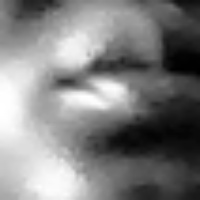
#> input picture dataset/Dorathy/Dorathy_000.jpg, 200 x 200 px, given in place of the camera
$ python train_model_opencv.py
#> lines starting #> are read from the running program, lines starting #| are printed output that depends on the picture
import cv2
import numpy as np
import os

print("🔥 Face Training Tool (Fixed Preprocessing)")
print("===========================================")

name = input("Enter the person's FULL name (exactly as before): ").strip()
#> the answer given: dataset/Dorathy/Dorathy_000.jpg
if not name:
    print("❌ Name cannot be empty!")
    exit()

person_folder = f"dataset/{name}"
os.makedirs(person_folder, exist_ok=True)

print(f"\n📸 Capturing more photos for → {name}")
print("Move your head slowly (left/right/up/down) + try different expressions")
print("Press 'Q' when done\n")

cap = cv2.VideoCapture(0, cv2.CAP_DSHOW)
cap.set(cv2.CAP_PROP_FRAME_WIDTH, 640)
cap.set(cv2.CAP_PROP_FRAME_HEIGHT, 480)

face_cascade = cv2.CascadeClassifier(cv2.data.haarcascades + "haarcascade_frontalface_default.xml")

count = 0
while count < 150:          # ← Increased to 150 for better accuracy
    ret, frame = cap.read()
#> frame is the input picture: shape (200, 200, 3); min 0, max 255, mean 128.3
    if not ret:
        break

    gray = cv2.cvtColor(frame, cv2.COLOR_BGR2GRAY)
    faces = face_cascade.detectMultiScale(gray, 1.2, 6)
#> faces = ()

    for (x, y, w, h) in faces:
        # EXACT same preprocessing as your live code
        roi = gray[y:y + h, x:x + w]
        roi = cv2.equalizeHist(roi)          # ← This was missing!
        roi = cv2.resize(roi, (200, 200))

        cv2.rectangle(frame, (x, y), (x + w, y + h), (0, 255, 0), 2)
        cv2.putText(frame, f"Capturing {count+1}/150", (x, y - 10),
                    cv2.FONT_HERSHEY_SIMPLEX, 0.8, (0, 255, 0), 2)

        cv2.imwrite(f"{person_folder}/{name}_{count:03d}.jpg", roi)
        count += 1
#> this loop made 0 passes
#> after the loop, count = 0

    cv2.imshow("Training - Press Q to stop", frame)
    if cv2.waitKey(1) & 0xFF == ord('q') or count >= 150:
#> (key q is pressed here)
        break

cap.release()
cv2.destroyAllWindows()

print(f"\n✅ Captured {count} images for {name}")
#| ✅ Captured 0 images for dataset/Dorathy/Dorathy_000.jpg

# ====================== TRAIN ======================
print("🔄 Training model with correct preprocessing...")

images = []
labels_list = []
label_map = {}
label_id = 0

for person_name in os.listdir("dataset"):
    folder = f"dataset/{person_name}"
    if not os.path.isdir(folder):
        continue

    label_map[label_id] = person_name
    for file in os.listdir(folder):
        img = cv2.imread(f"{folder}/{file}", cv2.IMREAD_GRAYSCALE)
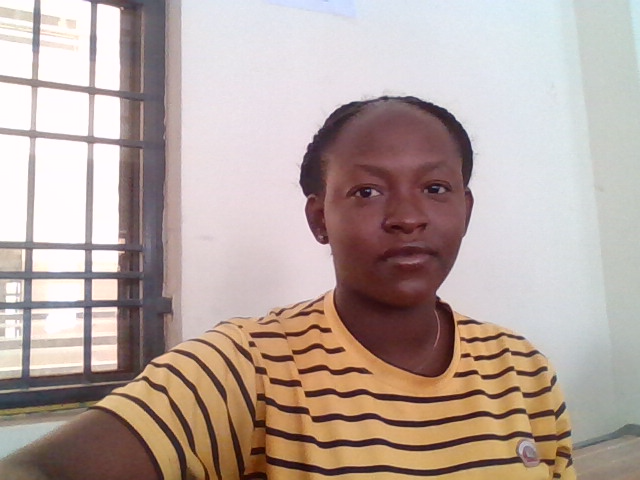
#> input picture dataset/Alex/0.png, 640 x 480 px
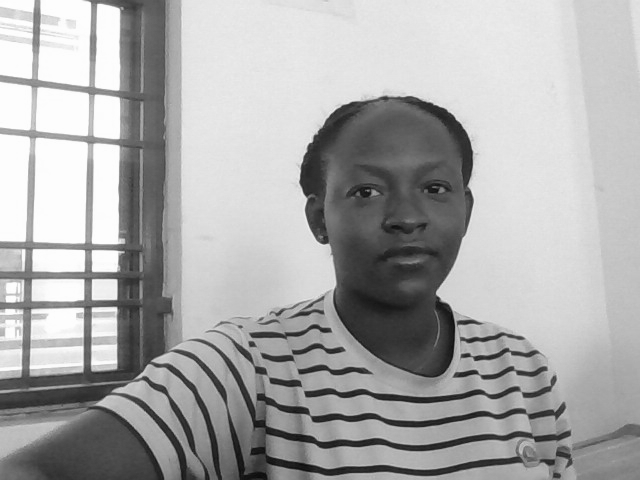
#> img: shape (480, 640); min 11, max 255, mean 169.8
        if img is None:
            continue
        images.append(img)
        labels_list.append(label_id)
    label_id += 1
#> label_id = 1

model = cv2.face.LBPHFaceRecognizer_create()
model.train(images, np.array(labels_list))

model.write("face_model.yml")
np.save("labels.npy", label_map)

print("🎉 TRAINING COMPLETE!")
print(f"   Trained {len(label_map)} people")
print("   Now restart your attendance_system.py")
